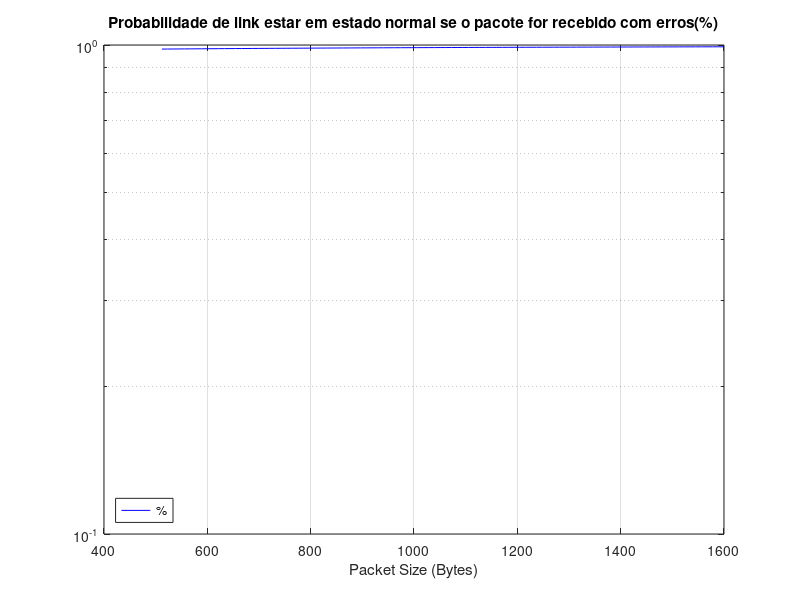
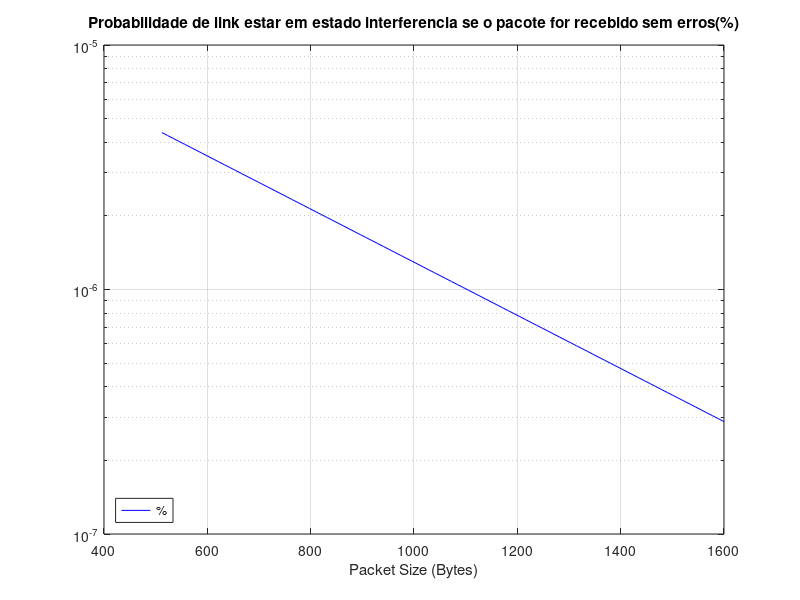

These figures' MATLAB source, in order:
%Task4

%4a
%π0 = 1/(1 + ∑(λ0/υ0))
%πn = π0/(1 + ∑(λ0/υ0))
% Interference >=10^-3 
% Normal < 10^-3

transitions = [8/600,5/200,2/50,1/5];

% calculo da probabilidade limite de processos de nascimento e morte

 tmp = transitions(1);
for i = 2:4
    sum = transitions(i);
    for j = 1:(i-1)
        sum = sum * transitions(j);
    end
    tmp = tmp + sum;
end

res_1 = 1/(1+ tmp);
res_2 = res_1*transitions(1);
res_3 = res_2*transitions(2);
res_4 = res_3*transitions(3);
res_5 = res_4*transitions(4);

X = [res_1 res_2 res_3 res_4 res_5];

prob_normal = X(1) + X(2) + X(3);
prob_interf = X(4) + X(5);

disp(' ');
disp("Ex4.a.");
disp("Probability of the link being in normal state = " + prob_normal);
disp("Probability of the link being in interference state = " + prob_interf);

%4b
disp(' ');
disp("Ex4.b.");
average_normal = ((X(1) * 10^-6) + (X(2) * 10^-5) + (X(3) * 10^-4))/prob_normal; 
average_interf = ((X(4)*10^-3) + (X(5)*10^-2))/prob_interf;
disp("Average ber of the link in normal state = " + average_normal);
disp("Average ber of the link in interference state = " + average_interf);

%4c
% Ver slides 1-7

disp(' ');
disp("Ex4.c.");
disp("Check figure 1.");
% Packet size from 64 bytes to 200 bytes
n = linspace(64, 200) * 8;

%With Errors
prob_errors_in_normal = (1 - ((1 - average_normal).^(n)));
prob_errors_in_interf = (1 - ((1 - average_interf).^(n)));

% P(Errors) = P(Errors|N)P(N) + P(Errors|I)P(I)
prob_errors = (prob_errors_in_normal .* prob_normal) + ... 
              (prob_errors_in_interf .* prob_interf);

% P(CondN|Errors) = P(Errors|N)P(N)/P(Errors)
prob_normal_with_errors = (prob_errors_in_normal .* prob_normal)./prob_errors; 

figure(1);
semilogy(n, prob_normal_with_errors, 'b-');
grid on;
title("Probabilidade de link estar em estado normal se o pacote for recebido com erros(%)");
xlabel('Packet Size (Bytes)');
legend('%', 'location', 'southwest');

%4d
disp(' ');
disp("Ex4.d.");
disp("Check figure 2.");
% Packet size from 64 bytes to 200 bytes
n = linspace(64, 200) * 8;

% Without Errors
i = 0;
prob_no_errors_in_interference = ((1 - average_interf).^(n - i));

% P(NO_E) = 1 - P(E) ?
prob_no_errors = 1 - prob_errors;

% P(CondI|No_Errors) = P(No_Errors|I)P(I)/P(No_Errors)
prob_interf_no_errors = (prob_no_errors_in_interference .* prob_interf)./prob_no_errors;

figure(2);
semilogy(n, prob_interf_no_errors, 'b-');
grid on;
title("Probabilidade de link estar em estado interferencia se o pacote for recebido sem erros(%)");
xlabel('Packet Size (Bytes)');
legend('%', 'location', 'southwest');

save("task4variables.mat");
